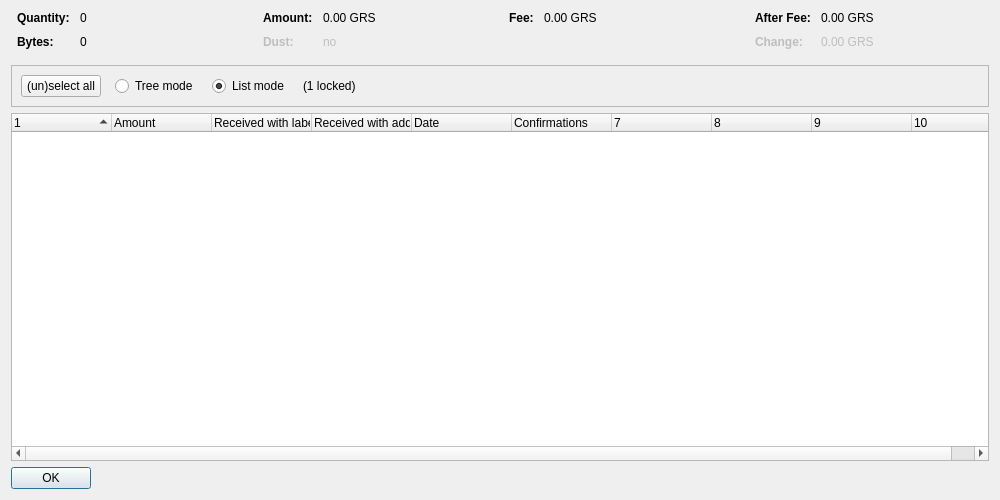
<?xml version="1.0" encoding="UTF-8"?>
<ui version="4.0">
 <class>CoinControlDialog</class>
 <widget class="QDialog" name="CoinControlDialog">
  <property name="geometry">
   <rect>
    <x>0</x>
    <y>0</y>
    <width>1000</width>
    <height>500</height>
   </rect>
  </property>
  <property name="windowTitle">
   <string>Coin Selection</string>
  </property>
  <layout class="QVBoxLayout" name="verticalLayout">
   <item>
    <layout class="QHBoxLayout" name="horizontalLayoutTop" stretch="0,0,0,0">
     <property name="topMargin">
      <number>0</number>
     </property>
     <property name="bottomMargin">
      <number>10</number>
     </property>
     <item>
      <layout class="QFormLayout" name="formLayoutCoinControl1">
       <property name="horizontalSpacing">
        <number>10</number>
       </property>
       <property name="verticalSpacing">
        <number>10</number>
       </property>
       <property name="leftMargin">
        <number>6</number>
       </property>
       <property name="rightMargin">
        <number>6</number>
       </property>
       <item row="0" column="0">
        <widget class="QLabel" name="labelCoinControlQuantityText">
         <property name="font">
          <font>
           <weight>75</weight>
           <bold>true</bold>
          </font>
         </property>
         <property name="text">
          <string>Quantity:</string>
         </property>
        </widget>
       </item>
       <item row="0" column="1">
        <widget class="QLabel" name="labelCoinControlQuantity">
         <property name="cursor">
          <cursorShape>IBeamCursor</cursorShape>
         </property>
         <property name="contextMenuPolicy">
          <enum>Qt::ActionsContextMenu</enum>
         </property>
         <property name="text">
          <string notr="true">0</string>
         </property>
         <property name="textInteractionFlags">
          <set>Qt::LinksAccessibleByMouse|Qt::TextSelectableByKeyboard|Qt::TextSelectableByMouse</set>
         </property>
        </widget>
       </item>
       <item row="1" column="0">
        <widget class="QLabel" name="labelCoinControlBytesText">
         <property name="font">
          <font>
           <weight>75</weight>
           <bold>true</bold>
          </font>
         </property>
         <property name="text">
          <string>Bytes:</string>
         </property>
        </widget>
       </item>
       <item row="1" column="1">
        <widget class="QLabel" name="labelCoinControlBytes">
         <property name="cursor">
          <cursorShape>IBeamCursor</cursorShape>
         </property>
         <property name="contextMenuPolicy">
          <enum>Qt::ActionsContextMenu</enum>
         </property>
         <property name="text">
          <string notr="true">0</string>
         </property>
         <property name="textInteractionFlags">
          <set>Qt::LinksAccessibleByMouse|Qt::TextSelectableByKeyboard|Qt::TextSelectableByMouse</set>
         </property>
        </widget>
       </item>
      </layout>
     </item>
     <item>
      <layout class="QFormLayout" name="formLayoutCoinControl2">
       <property name="horizontalSpacing">
        <number>10</number>
       </property>
       <property name="verticalSpacing">
        <number>10</number>
       </property>
       <property name="leftMargin">
        <number>6</number>
       </property>
       <property name="rightMargin">
        <number>6</number>
       </property>
       <item row="0" column="0">
        <widget class="QLabel" name="labelCoinControlAmountText">
         <property name="font">
          <font>
           <weight>75</weight>
           <bold>true</bold>
          </font>
         </property>
         <property name="text">
          <string>Amount:</string>
         </property>
        </widget>
       </item>
       <item row="0" column="1">
        <widget class="QLabel" name="labelCoinControlAmount">
         <property name="cursor">
          <cursorShape>IBeamCursor</cursorShape>
         </property>
         <property name="contextMenuPolicy">
          <enum>Qt::ActionsContextMenu</enum>
         </property>
         <property name="text">
          <string notr="true">0.00 GRS</string>
         </property>
         <property name="textInteractionFlags">
          <set>Qt::LinksAccessibleByMouse|Qt::TextSelectableByKeyboard|Qt::TextSelectableByMouse</set>
         </property>
        </widget>
       </item>
       <item row="1" column="0">
        <widget class="QLabel" name="labelCoinControlLowOutputText">
         <property name="enabled">
          <bool>false</bool>
         </property>
         <property name="font">
          <font>
           <weight>75</weight>
           <bold>true</bold>
          </font>
         </property>
         <property name="text">
          <string>Dust:</string>
         </property>
        </widget>
       </item>
       <item row="1" column="1">
        <widget class="QLabel" name="labelCoinControlLowOutput">
         <property name="enabled">
          <bool>false</bool>
         </property>
         <property name="cursor">
          <cursorShape>IBeamCursor</cursorShape>
         </property>
         <property name="contextMenuPolicy">
          <enum>Qt::ActionsContextMenu</enum>
         </property>
         <property name="text">
          <string notr="true">no</string>
         </property>
         <property name="textInteractionFlags">
          <set>Qt::LinksAccessibleByMouse|Qt::TextSelectableByKeyboard|Qt::TextSelectableByMouse</set>
         </property>
        </widget>
       </item>
      </layout>
     </item>
     <item>
      <layout class="QFormLayout" name="formLayoutCoinControl3">
       <property name="horizontalSpacing">
        <number>10</number>
       </property>
       <property name="verticalSpacing">
        <number>10</number>
       </property>
       <property name="leftMargin">
        <number>6</number>
       </property>
       <property name="rightMargin">
        <number>6</number>
       </property>
       <item row="0" column="0">
        <widget class="QLabel" name="labelCoinControlFeeText">
         <property name="font">
          <font>
           <weight>75</weight>
           <bold>true</bold>
          </font>
         </property>
         <property name="text">
          <string>Fee:</string>
         </property>
        </widget>
       </item>
       <item row="0" column="1">
        <widget class="QLabel" name="labelCoinControlFee">
         <property name="cursor">
          <cursorShape>IBeamCursor</cursorShape>
         </property>
         <property name="contextMenuPolicy">
          <enum>Qt::ActionsContextMenu</enum>
         </property>
         <property name="text">
          <string notr="true">0.00 GRS</string>
         </property>
         <property name="textInteractionFlags">
          <set>Qt::LinksAccessibleByMouse|Qt::TextSelectableByKeyboard|Qt::TextSelectableByMouse</set>
         </property>
        </widget>
       </item>
      </layout>
     </item>
     <item>
      <layout class="QFormLayout" name="formLayoutCoinControl4">
       <property name="horizontalSpacing">
        <number>10</number>
       </property>
       <property name="verticalSpacing">
        <number>10</number>
       </property>
       <property name="leftMargin">
        <number>6</number>
       </property>
       <property name="rightMargin">
        <number>6</number>
       </property>
       <item row="0" column="0">
        <widget class="QLabel" name="labelCoinControlAfterFeeText">
         <property name="font">
          <font>
           <weight>75</weight>
           <bold>true</bold>
          </font>
         </property>
         <property name="text">
          <string>After Fee:</string>
         </property>
        </widget>
       </item>
       <item row="0" column="1">
        <widget class="QLabel" name="labelCoinControlAfterFee">
         <property name="cursor">
          <cursorShape>IBeamCursor</cursorShape>
         </property>
         <property name="contextMenuPolicy">
          <enum>Qt::ActionsContextMenu</enum>
         </property>
         <property name="text">
          <string notr="true">0.00 GRS</string>
         </property>
         <property name="textInteractionFlags">
          <set>Qt::LinksAccessibleByMouse|Qt::TextSelectableByKeyboard|Qt::TextSelectableByMouse</set>
         </property>
        </widget>
       </item>
       <item row="1" column="0">
        <widget class="QLabel" name="labelCoinControlChangeText">
         <property name="enabled">
          <bool>false</bool>
         </property>
         <property name="font">
          <font>
           <weight>75</weight>
           <bold>true</bold>
          </font>
         </property>
         <property name="text">
          <string>Change:</string>
         </property>
        </widget>
       </item>
       <item row="1" column="1">
        <widget class="QLabel" name="labelCoinControlChange">
         <property name="enabled">
          <bool>false</bool>
         </property>
         <property name="cursor">
          <cursorShape>IBeamCursor</cursorShape>
         </property>
         <property name="contextMenuPolicy">
          <enum>Qt::ActionsContextMenu</enum>
         </property>
         <property name="text">
          <string notr="true">0.00 GRS</string>
         </property>
         <property name="textInteractionFlags">
          <set>Qt::LinksAccessibleByMouse|Qt::TextSelectableByKeyboard|Qt::TextSelectableByMouse</set>
         </property>
        </widget>
       </item>
      </layout>
     </item>
    </layout>
   </item>
   <item>
    <widget class="QFrame" name="frame">
     <property name="minimumSize">
      <size>
       <width>0</width>
       <height>40</height>
      </size>
     </property>
     <property name="frameShape">
      <enum>QFrame::StyledPanel</enum>
     </property>
     <property name="frameShadow">
      <enum>QFrame::Sunken</enum>
     </property>
     <layout class="QHBoxLayout" name="horizontalLayout">
      <item>
       <layout class="QHBoxLayout" name="horizontalLayoutPanel" stretch="0,0,0,0,0">
        <property name="spacing">
         <number>14</number>
        </property>
        <item>
         <widget class="QPushButton" name="pushButtonSelectAll">
          <property name="sizePolicy">
           <sizepolicy hsizetype="Maximum" vsizetype="Fixed">
            <horstretch>0</horstretch>
            <verstretch>0</verstretch>
           </sizepolicy>
          </property>
          <property name="text">
           <string>(un)select all</string>
          </property>
          <property name="autoDefault">
           <bool>false</bool>
          </property>
         </widget>
        </item>
        <item>
         <widget class="QRadioButton" name="radioTreeMode">
          <property name="sizePolicy">
           <sizepolicy hsizetype="Maximum" vsizetype="Fixed">
            <horstretch>0</horstretch>
            <verstretch>0</verstretch>
           </sizepolicy>
          </property>
          <property name="text">
           <string>Tree mode</string>
          </property>
         </widget>
        </item>
        <item>
         <widget class="QRadioButton" name="radioListMode">
          <property name="sizePolicy">
           <sizepolicy hsizetype="Maximum" vsizetype="Fixed">
            <horstretch>0</horstretch>
            <verstretch>0</verstretch>
           </sizepolicy>
          </property>
          <property name="text">
           <string>List mode</string>
          </property>
          <property name="checked">
           <bool>true</bool>
          </property>
         </widget>
        </item>
        <item>
         <widget class="QLabel" name="labelLocked">
          <property name="text">
           <string notr="true">(1 locked)</string>
          </property>
         </widget>
        </item>
        <item>
         <spacer name="horizontalSpacer">
          <property name="orientation">
           <enum>Qt::Horizontal</enum>
          </property>
          <property name="sizeHint" stdset="0">
           <size>
            <width>40</width>
            <height>20</height>
           </size>
          </property>
         </spacer>
        </item>
       </layout>
      </item>
     </layout>
    </widget>
   </item>
   <item>
    <widget class="CoinControlTreeWidget" name="treeWidget">
     <property name="contextMenuPolicy">
      <enum>Qt::CustomContextMenu</enum>
     </property>
     <property name="sortingEnabled">
      <bool>false</bool>
     </property>
     <property name="columnCount">
      <number>10</number>
     </property>
     <attribute name="headerShowSortIndicator" stdset="0">
      <bool>true</bool>
     </attribute>
     <attribute name="headerStretchLastSection">
      <bool>false</bool>
     </attribute>
     <column>
      <property name="text">
       <string/>
      </property>
     </column>
     <column>
      <property name="text">
       <string>Amount</string>
      </property>
     </column>
     <column>
      <property name="text">
       <string>Received with label</string>
      </property>
     </column>
     <column>
      <property name="text">
       <string>Received with address</string>
      </property>
     </column>
     <column>
      <property name="text">
       <string>Date</string>
      </property>
     </column>
     <column>
      <property name="text">
       <string>Confirmations</string>
      </property>
      <property name="toolTip">
       <string>Confirmed</string>
      </property>
     </column>
     <column>
      <property name="text">
       <string/>
      </property>
     </column>
     <column>
      <property name="text">
       <string/>
      </property>
     </column>
     <column>
      <property name="text">
       <string/>
      </property>
     </column>
     <column>
      <property name="text">
       <string/>
      </property>
     </column>
    </widget>
   </item>
   <item>
    <widget class="QDialogButtonBox" name="buttonBox">
     <property name="sizePolicy">
      <sizepolicy hsizetype="Maximum" vsizetype="Fixed">
       <horstretch>0</horstretch>
       <verstretch>0</verstretch>
      </sizepolicy>
     </property>
     <property name="orientation">
      <enum>Qt::Horizontal</enum>
     </property>
     <property name="standardButtons">
      <set>QDialogButtonBox::Ok</set>
     </property>
    </widget>
   </item>
  </layout>
 </widget>
 <customwidgets>
  <customwidget>
   <class>CoinControlTreeWidget</class>
   <extends>QTreeWidget</extends>
   <header>qt/coincontroltreewidget.h</header>
  </customwidget>
 </customwidgets>
 <resources/>
 <connections/>
</ui>
